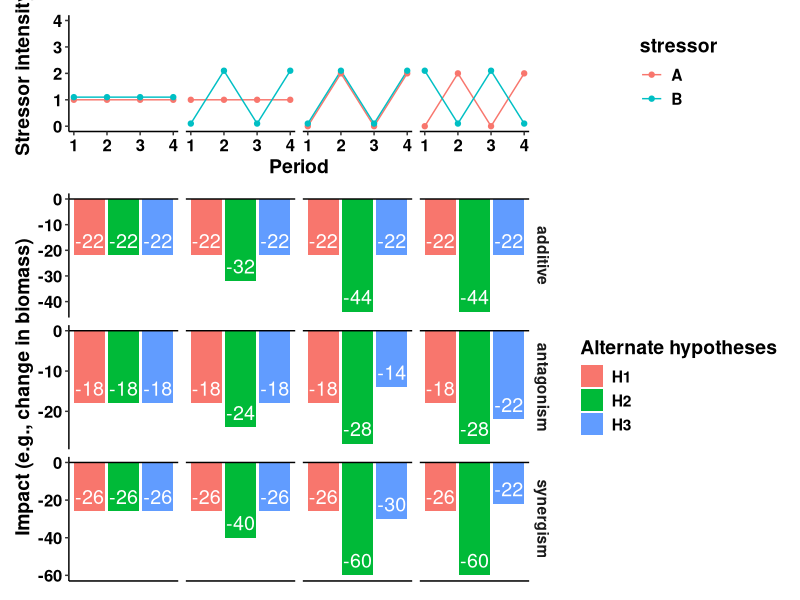

This figure's R source:
#Figure S1 (supplementary materials)
#When intensity drops to 0 during moderate intensity stressor fluctuations [so staticstatic = 1 , fluc 0-2]
library(patchwork)
library(ggplot2)
library(tidyr)


theme_set(theme_classic())

#stressor matrices, 
#rows are different hypotheses
# columns are different stressor applications
x1 <- rbind(rep(1, 4),
            rep(1,4),
            c(0,2,0,2),
            c(0,2,0,2))

x2 <- rbind(rep(1, 4),
            c(0,2,0,2),
            c(0,2,0,2),
            c(2,0,2,0))

#effect sizes
a <- -3
b <- -2.5
c <- c(-1, 0, 1) #interaction
h1 <- h2 <- h3 <- data.frame(static_static = rep(NA, 3),
                             static_flux = NA,
                             sync = NA,
                             async = NA)

for (j in 1:4){#loop over applications
  #H1
  h1[,j] <- 4*(a*mean(x1[j,]) + b*mean(x2[j,]) + c*mean(x1[j,])*mean(x2[j,]))
  #H2
  h2[,j] <- 4*(a*max(x1[j,]) + b*max(x2[j,]) + c*max(x1[j,])*max(x2[j,]))
  # H3
  for (i in 1:3) h3[i,j] <- sum(x1[j,]*a + x2[j,]*b + x1[j,]*x2[j,]*c[i])
}

app_order <- c("static_static",
               "static_flux",
               "sync",
               "async")
h1$interaction <- h2$interaction <- h3$interaction <- c("synergism", "additive", "antagonism")  
h1 <- h1 %>% pivot_longer(-interaction,names_to = "application", values_to = "impact")
h1$application <- factor(h1$application, levels = app_order)
h2 <- h2 %>% pivot_longer(-interaction,names_to = "application", values_to = "impact")
h2$application <- factor(h2$application, levels = app_order)
h3 <- h3 %>% pivot_longer(-interaction,names_to = "application", values_to = "impact")
h3$application <- factor(h3$application, levels = app_order)

hall <- rbind(h1, h2, h3)
hall$hypo <- rep(c("H1", "H2", "H3"), each = nrow(h1))
#
# Plots
#
#Conversions so can plot with ggplot2
dstressors <- rbind(data.frame(t(x1)),
                    data.frame(t(x2+0.1)))             
dstressors$stressor <- rep(c("A", "B"), each = 4)
dstressors$t <- rep(1:4, 2)
dstressors <- dstressors %>% pivot_longer(-c(stressor,t), 
                                          names_to = "Application",
                                          values_to = "val")

g1 <- ggplot(dstressors) + 
  aes(x = t, y = val, col = stressor) + 
  geom_line() + 
  geom_point() + 
  ylab("Stressor intensity") +
  xlab("Period") +
  ylim(0, 4) + 
  facet_grid(.~Application) + 
  theme(text = element_text(size = 14, colour = "black", face = "bold"),
        axis.text = element_text(size = 12, colour = "black", face = "bold"),
        strip.background = element_blank(),
        strip.text.x = element_blank()
  )


ghall_int <- ggplot(hall) + 
  geom_col(aes(x = hypo, y = impact, fill = hypo)) +
  geom_text(aes(x = hypo, y = impact, label = impact), vjust = -0.5, colour = "white", size = 5)+
  facet_grid(interaction~application, scales = "free")+ 
  geom_hline(yintercept=0, linetype="solid", color = "black")+
  ylab("Impact (e.g., change in biomass)") +
  scale_fill_discrete(name = "Alternate hypotheses")+
  theme(text = element_text(size = 14, colour = "black", face = "bold"),
        axis.text = element_text(size = 12, colour = "black", face = "bold"),
        strip.background = element_blank(),
        strip.text.x = element_blank(),
        axis.title.x=element_blank(),
        axis.text.x=element_blank(),
        axis.ticks.x=element_blank()
  )

g1/ghall_int + plot_layout(heights = c(0.3, 1))
